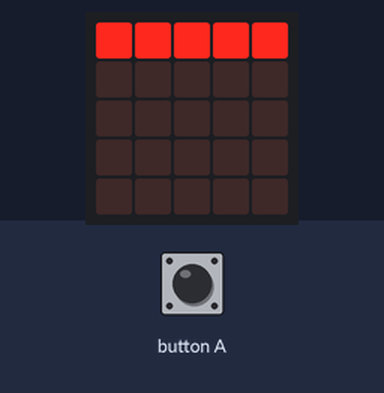
Simulated run of this program. Board: BBC micro:bit (MakeCode). Parts: the board's 5×5 LED display. The test bench sets the inputs (shaded band).

Above: at 1.2 s.
1.3 s: button A pressed for 0.15 s
At 4.8 s:
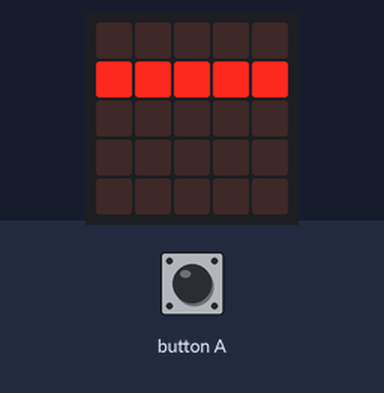
At 7.8 s:
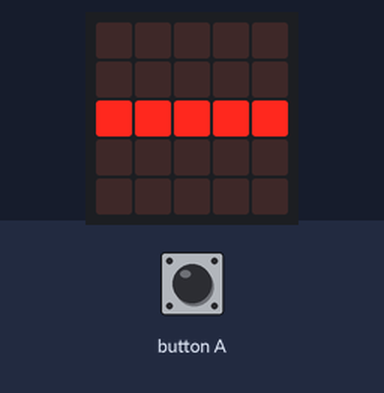
Timing chart, 0 to 9.3 s (numbered marks = the images above; inputs shaded):
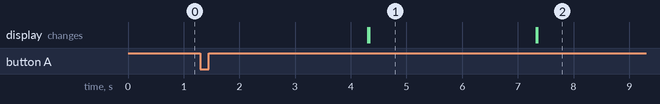

Measured:
- after the input at 1.3 s, the display: first changes after 3.0 s (image 1 shows a later state)
- what the display in image 1 shows lasts 3.0 s, from 4.3 s to 7.3 s

The program:

posunuti_01.py
```python
O = [0,0] #start
P = [4,0] #end

M1 = [0,0]  #stred z O a P
M2 = [0,0]  #stred z O a M1
M3 = [0,0]  #stred z M1 a P

#vypocitani stredu usecky
M1[1] = Math.round((O[1]+P[1])/2)
M1[0] = Math.round((P[0]+O[0])/2)
M2[1] = Math.round((O[1]+M1[1])/2)
M2[0] = Math.round((M1[0]+O[0])/2)
M3[1] = Math.round((M1[1]+P[1])/2)
M3[0] = Math.round((P[0]+M1[0])/2)

roll = False
def on_forever():
    global O, P, M1, M2, M3, roll
    led.plot(O[0],O[1])
    led.plot(P[0],P[1])
    led.plot(M1[0],M1[1])
    led.plot(M2[0],M2[1])
    led.plot(M3[0],M3[1])

    if input.button_is_pressed(Button.A): #input z tlacitka
        roll = True

    if roll: #kazde 3 vteriny se usecka posune svisle dolu
        M1[1] += 1
        M2[1] += 1
        M3[1] += 1
        P[1] += 1
        O[1] += 1
        basic.pause(3000)
        basic.clear_screen()
forever(on_forever)
```
